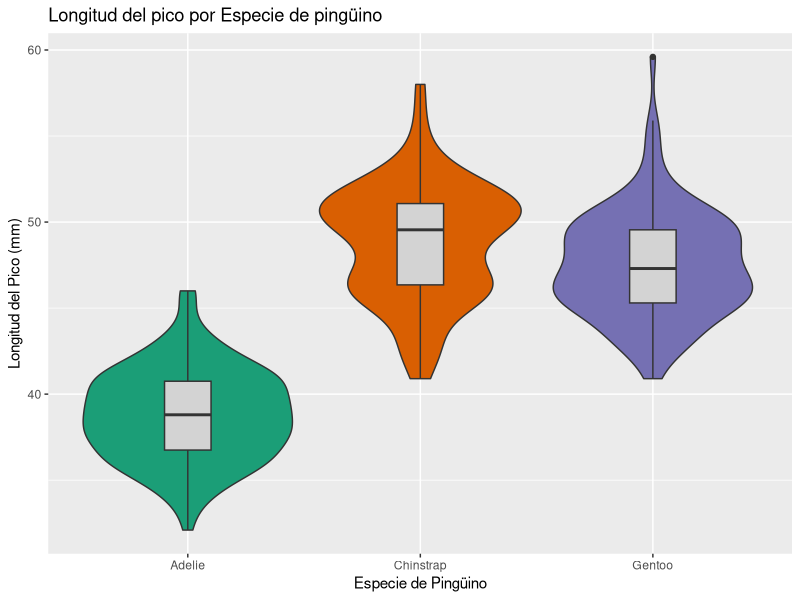
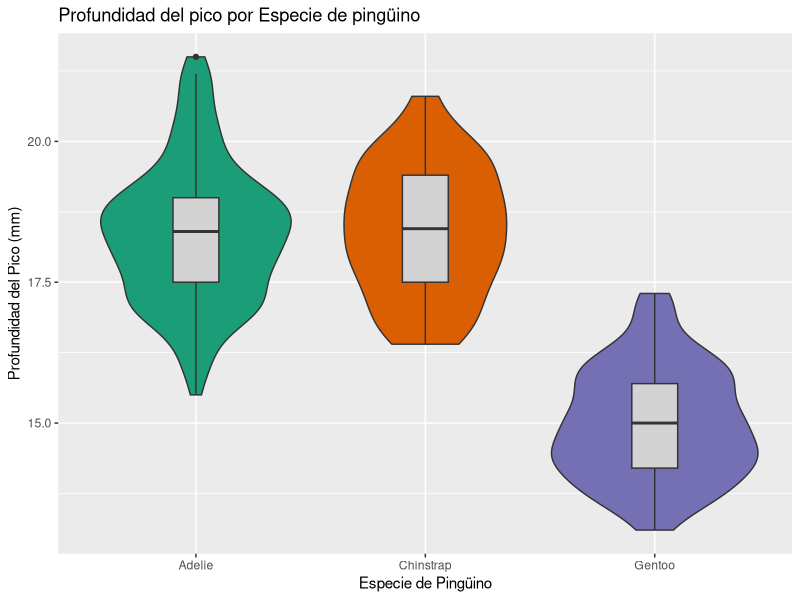
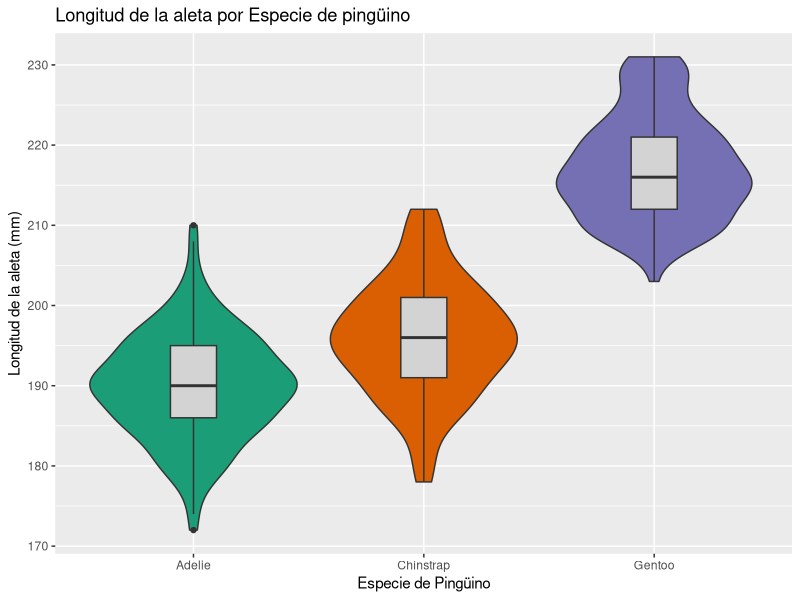
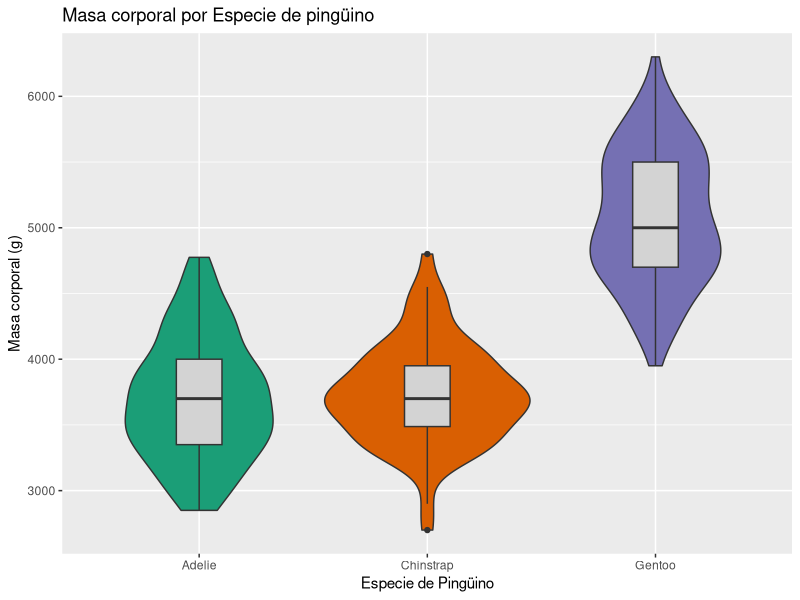
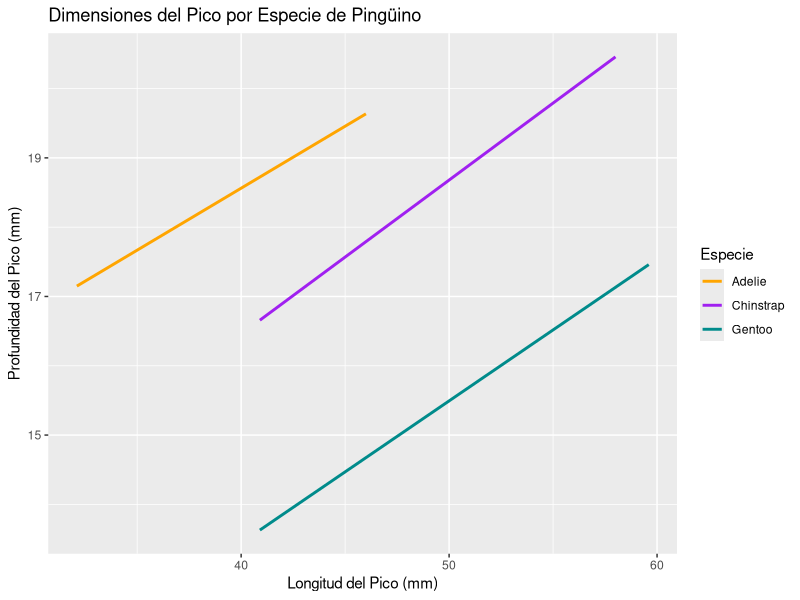
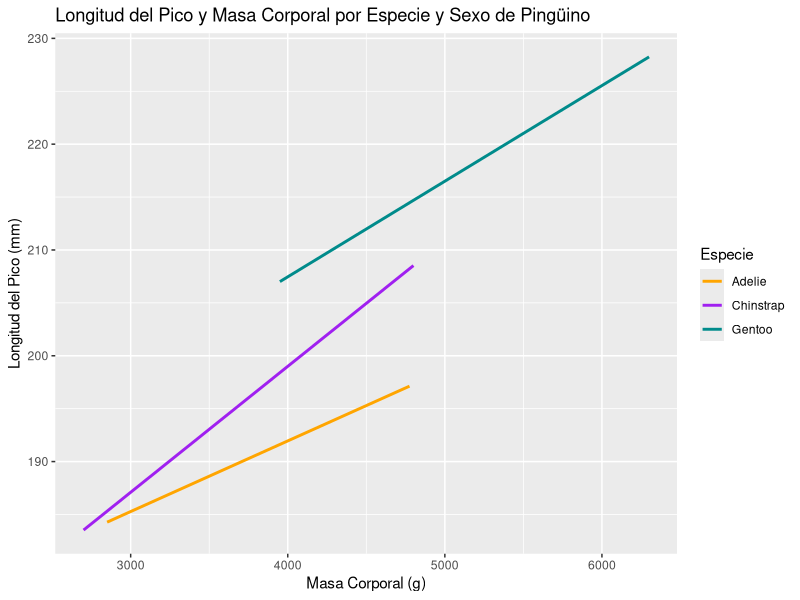

Generate these figures, in order, with R: (Note: this script raises an error after producing the figures.)
## ---- chunk 1
library(palmerpenguins)
library(ggplot2)
library(corrplot)
library(tidyr)

species_colors = c("orange", "purple", "darkcyan")
## ---- chunk 2
library(palmerpenguins)
penguins %>% str
## ---- chunk 3
nrows<-nrow(penguins)
## ---- chunk 4
x=table(penguins$species)
c(x,"NA's"=sum(is.na(penguins$species)))
## ---- chunk 5
x=table(penguins$island)
c(x,"NA's"=sum(is.na(x)))
## ---- chunk 6
estadisticos=summary(penguins$bill_length_mm)
estadisticos
## ---- chunk 7
estadisticos=summary(penguins$bill_depth_mm)
estadisticos
## ---- chunk 8
estadisticos=summary(penguins$flipper_length_mm)
estadisticos
## ---- chunk 9
pesos=na.omit(penguins$body_mass_g)
sum(pesos%%5)
## ---- chunk 10
estadisticos=summary(penguins$body_mass_g)
estadisticos
## ---- chunk 11
x=table(penguins$sex)
c(x,"NA's"=sum(is.na(penguins$sex)))
## ---- chunk 12
penguins$year=factor(penguins$year, ordered=TRUE)
penguins %>% str
## ---- chunk 13
x=table(penguins$year)
c(x,"NA's"=sum(is.na(penguins$year)))
## ---- chunk 14
ggplot(penguins, aes(x = species, y = bill_length_mm, fill = species)) +
  geom_violin(show.legend = FALSE) +
  geom_boxplot(width=0.2, fill="lightgray") +
  labs(x = "Especie de Pingüino", y = "Longitud del Pico (mm)",
       title = "Longitud del pico por Especie de pingüino") +
  scale_fill_brewer(palette = "Dark2") +
  guides(fill=guide_legend(title="Especie"))
## ---- chunk 15
ggplot(penguins, aes(x = species, y = bill_depth_mm, fill = species)) +
  geom_violin(show.legend = FALSE) +
  geom_boxplot(width=0.2, fill="lightgray") +
  labs(x = "Especie de Pingüino", y = "Profundidad del Pico (mm)",
       title = "Profundidad del pico por Especie de pingüino") +
  scale_fill_brewer(palette = "Dark2")+
  guides(fill=guide_legend(title="Especie"))
## ---- chunk 16
ggplot(penguins, aes(x = species, y = flipper_length_mm, fill = species)) +
  geom_violin(show.legend = FALSE) +
  geom_boxplot(width=0.2, fill="lightgray") +
  labs(x = "Especie de Pingüino", y = "Longitud de la aleta (mm)",
       title = "Longitud de la aleta por Especie de pingüino") +
  scale_fill_brewer(palette = "Dark2")+
  guides(fill=guide_legend(title="Especie"))
## ---- chunk 17
ggplot(penguins, aes(x = species, y = body_mass_g, fill = species)) +
  geom_violin(show.legend = FALSE) +
  geom_boxplot(width=0.2, fill="lightgray") +
  labs(x = "Especie de Pingüino", y = "Masa corporal (g)",
       title = "Masa corporal por Especie de pingüino") +
  scale_fill_brewer(palette = "Dark2")+
  guides(fill=guide_legend(title="Especie"))
## ---- chunk 18
ggplot(penguins, aes(x = bill_length_mm,
                     y = bill_depth_mm,
                     color = species)) +
  geom_smooth(method = "lm", se = FALSE) +
  labs(x = "Longitud del Pico (mm)", y = "Profundidad del Pico (mm)", color = "Especie",
       title = "Dimensiones del Pico por Especie de Pingüino") +
  scale_color_manual(values=species_colors)
## ---- chunk 19
ggplot(penguins, aes(x = body_mass_g,
                     y = flipper_length_mm,
                     color = species)) +
  geom_smooth(method = "lm", se = FALSE) +
  labs(x = "Masa Corporal (g)", y = "Longitud del Pico (mm)",
       title = "Longitud del Pico y Masa Corporal por Especie y Sexo de Pingüino", color = "Especie") +
  scale_color_manual(values=species_colors)
## ---- chunk 20
ggplot(penguins, aes(x = bill_length_mm,
                     y = flipper_length_mm,
                     color = species)) +
  geom_point(aes(shape = Sexo)) +
  geom_smooth(method = "lm", se = FALSE) +
  labs(title = "Longitud del Pico y de la Aleta por Especie y Sexo",
       x = "Longitud del Pico (mm)",
       y = "Longitud de la Aleta (mm)",
       shape="Sexo", color="Especie") +
  scale_color_manual(values=species_colors)
## ---- chunk 21
ggplot(na.omit(penguins), aes(x = species, y = bill_length_mm, fill = sex)) +
  geom_violin() +
  labs(x = "Especie de Pingüino", y = "Longitud del Pico (mm)", fill = "Sexo",
       title = "Diagrama de Violín de la Longitud del Pico por Especie de Pingüino")
## ---- chunk 22
ggplot(na.omit(penguins), aes(x = species, y = bill_depth_mm, fill = sex)) +
  geom_violin() +
  labs(x = "Especie de Pingüino", y = "Profundidad del Pico (mm)", fill = "Sexo",
       title = "Diagrama de Violín de la Profundidad del Pico por Especie de Pingüino")
## ---- chunk 23
ggplot(na.omit(penguins), aes(x = species, y = flipper_length_mm, fill = sex)) +
  geom_violin() +
  labs(x = "Especie de Pingüino", y = "Longitud de la aleta (mm)", fill = "Sexo",
       title = "Diagrama de Violín de la Longitud de la aleta por Especie de Pingüino")
## ---- chunk 24
ggplot(na.omit(penguins), aes(x = species, y = body_mass_g, fill = sex)) +
  geom_violin() +
  labs(x = "Especie de Pingüino", y = "Peso (g)", fill = "Sexo",
       title = "Diagrama de Violín del Peso por Especie de Pingüino")
## ---- chunk 25
ggplot(penguins, aes(x = "", fill = Sexo)) +
  geom_bar(width = 1) +
  facet_wrap(~species) +
  labs(x = NULL, y = NULL,
       title = " Proporción de sexo por Especie de pingüino") +
  theme_void() +
  scale_fill_brewer(palette = "Set2")
## ---- chunk 26
ggplot(penguins, aes(fill=island, x=species)) +
  geom_bar() +
  labs(x = "Especie de Pingüino", y = "Frecuencia", fill = "Isla",
       title = "Distribución de la población por isla y especie")
## ---- chunk 27
ggplot(penguins, aes(x = island, y = bill_length_mm, fill = island)) +
  geom_violin(show.legend = FALSE) +
  geom_boxplot(width=0.2, fill="lightgray") +
  labs(x = "Isla", y = "Longitud del Pico (mm)", fill = "Isla",
       title = "Diagrama de Violín de la Longitud del Pico por Isla", fill="Isla") + 
  scale_fill_brewer(palette = "Dark2")
## ---- chunk 28
ggplot(penguins, aes(x = island, y = bill_depth_mm, fill = island)) +
  geom_violin(show.legend = FALSE) +
  geom_boxplot(width=0.2, fill="lightgray") +
  labs(x = "Isla", y = "Profundidad del Pico (mm)",
       title = "Diagrama de Violín de la Profundidad del Pico por Isla", fill="Isla") +
  scale_fill_brewer(palette = "Dark2")
## ---- chunk 29
ggplot(penguins, aes(x = island, y = flipper_length_mm, fill = island)) +
  geom_violin(show.legend = FALSE) +
  geom_boxplot(width=0.2, fill="lightgray") +
  labs(x = "Isla", y = "Longitud de la Aleta (mm)",
       title = "Diagrama de Violín de la Longitud de la Aleta por Isla", fill = "Isla") +
  scale_fill_brewer(palette = "Dark2")
## ---- chunk 30
ggplot(penguins, aes(x = island, y = body_mass_g, fill = island)) +
  geom_violin(show.legend = FALSE) +
  geom_boxplot(width=0.2, fill="lightgray") +
  labs(x = "Isla", y = "Peso (g)", fill = "Isla",
       title = "Diagrama de Violín del Peso por Isla") +
  scale_fill_brewer(palette = "Dark2")
## ---- chunk 31
ggplot(penguins, aes(x = as.factor(year), y = bill_length_mm, fill = as.factor(year))) +
  geom_violin(show.legend = FALSE) +
  geom_boxplot(width=0.2, fill="lightgray") +
  labs(x = "Año", y = "Longitud del Pico (mm)",
       title = "Diagrama de Violín de la Longitud del Pico por Año", fill="Año") + 
  scale_fill_brewer(palette = "Dark2")
## ---- chunk 32
ggplot(penguins, aes(x = as.factor(year), y = bill_depth_mm, fill = as.factor(year))) +
  geom_violin(show.legend = FALSE) +
  geom_boxplot(width=0.2, fill="lightgray") +
  labs(x = "Año", y = "Profundidad del Pico (mm)",
       title = "Diagrama de Violín de la Profundidad del Pico por Año", fill="Año") +
  scale_fill_brewer(palette = "Dark2")
## ---- chunk 33
ggplot(penguins, aes(x = as.factor(year), y = flipper_length_mm, fill = as.factor(year))) +
  geom_violin(show.legend = FALSE) +
  geom_boxplot(width=0.2, fill="lightgray") +
  labs(x = "Año", y = "Longitud de la Aleta (mm)",
       title = "Diagrama de Violín de la Longitud de la Aleta por Año", fill="Año") +
  scale_fill_brewer(palette = "Dark2")
## ---- chunk 34
ggplot(penguins, aes(x = as.factor(year), y = body_mass_g, fill = as.factor(year))) +
  geom_violin(show.legend = FALSE) +
  geom_boxplot(width=0.2, fill="lightgray") +
  labs(x = "Año", y = "Peso (g)", fill = "Año",
       title = "Diagrama de Violín del Peso por Año") +
  scale_fill_brewer(palette = "Dark2")
